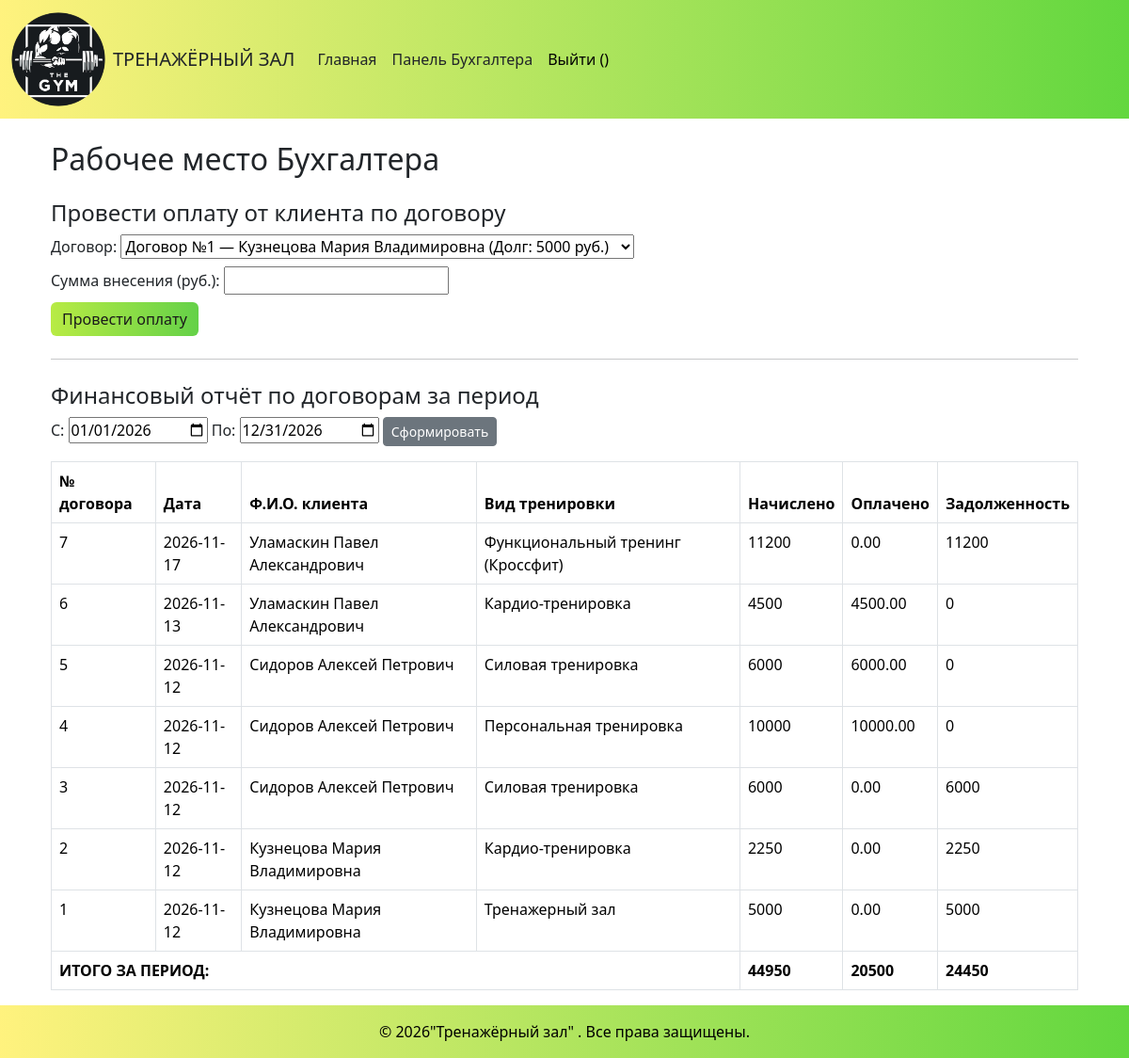
Screenshot of /bux.php with the database file from the repository.
### tables this page shows
CREATE TABLE `contracts` (
  `id` int(11) NOT NULL,
  `contract_date` date NOT NULL,
  `client_id` int(11) NOT NULL,
  `trainer_id` int(11) NOT NULL,
  `workout_type_id` int(11) NOT NULL,
  `visit_days` varchar(100) NOT NULL,
  `total_workouts` int(11) NOT NULL,
  `paid_amount` decimal(10,2) NOT NULL DEFAULT '0.00'
);

CREATE TABLE `user` (
  `id` int(11) NOT NULL,
  `fio` varchar(150) NOT NULL,
  `login` varchar(50) NOT NULL,
  `password` varchar(100) NOT NULL,
  `role` enum('директор','регистратор','бухгалтер','тренер','клиент') NOT NULL,
  `email` varchar(100) DEFAULT NULL,
  `phone` varchar(20) DEFAULT NULL
);

CREATE TABLE `workout_types` (
  `id` int(11) NOT NULL,
  `title` varchar(100) NOT NULL,
  `price` decimal(10,2) NOT NULL,
  `img` varchar(255) DEFAULT NULL,
  `price_factor` decimal(4,2) NOT NULL DEFAULT '0.30'
);

### bux.php (the view, shortened to what this page needs)
<?php
include 'temp/bd.php';
include 'temp/head.php';
include 'temp/nav_buhgaltera.php';
$date_from = isset($_GET['from']) ? $_GET['from'] : '2026-01-01';
$date_to = isset($_GET['to']) ? $_GET['to'] : '2026-12-31';
?>
<div class="container mt-4">
    <h2>Рабочее место Бухгалтера</h2>
    <h4 class="mt-4">Провести оплату от клиента по договору</h4>
    <form method="POST">
        <div class="mb-2">
            Договор:
            <select name="contract_id" required>
                <?php
                $c_sql = "SELECT c.id, u.fio, c.total_workouts, c.paid_amount, wt.price
                          FROM contracts c
                          JOIN user u ON c.client_id = u.id
                          JOIN workout_types wt ON c.workout_type_id = wt.id";
                $c_res = mysqli_query($mysqli, $c_sql);
                while ($r = mysqli_fetch_assoc($c_res)) {
                    $debt = ($r['total_workouts'] * $r['price']) - $r['paid_amount'];
                    if ($debt <= 0) {
                        continue;
                    }
                    echo "<option value='{$r['id']}'>Договор №{$r['id']} — {$r['fio']} (Долг: {$debt} руб.)</option>";
                }
                ?>
            </select>
        </div>
        <div class="mb-2">
            Сумма внесения (руб.): <input type="number" step="0.01" min="0.01" name="pay_sum" required>
        </div>
      <div class="d-flex justify-content-between align-items-center gap-3">
           <button type="submit" class="btn" style="background: linear-gradient(90deg, #b8eb44 0%, #64d148 100%); color: #1a1a1a; border: none; font-weight: 500;">Провести оплату</button>
</div>
    </form>
    <hr class="my-4">
    <h4>Финансовый отчёт по договорам за период</h4>
    <form method="GET" class="mb-3">
        С: <input type="date" name="from" value="<?php echo $date_from; ?>">
        По: <input type="date" name="to" value="<?php echo $date_to; ?>">
        <button type="submit" class="btn btn-secondary btn-sm">Сформировать</button>
    </form>
    <table class="table table-bordered">
        <thead>
            <tr>
                <th>№ договора</th>
                <th>Дата</th>
                <th>Ф.И.О. клиента</th>
                <th>Вид тренировки</th>
                <th>Начислено</th>
                <th>Оплачено</th>
                <th>Задолженность</th>
            </tr>
        </thead>
        <tbody>
            <?php
            $query = "SELECT c.id, c.contract_date, cl.fio AS client_fio, wt.title,
                             c.total_workouts, c.paid_amount, wt.price
                      FROM contracts c
                      JOIN user cl ON c.client_id = cl.id
                      JOIN workout_types wt ON c.workout_type_id = wt.id
                      WHERE c.contract_date BETWEEN '$date_from' AND '$date_to'
                      ORDER BY c.id DESC";
            $res = mysqli_query($mysqli, $query);
            $total_accrued = 0;
            $total_paid = 0;
            $total_debt = 0;
            while ($row = mysqli_fetch_assoc($res)) {
                $accrued = $row['total_workouts'] * $row['price'];
                $debt = $accrued - $row['paid_amount'];
                $total_accrued += $accrued;
                $total_paid += $row['paid_amount'];
                $total_debt += $debt;
                echo "<tr>
                    <td>{$row['id']}</td>
                    <td>{$row['contract_date']}</td>
                    <td>{$row['client_fio']}</td>
                    <td>{$row['title']}</td>
                    <td>{$accrued}</td>
                    <td>{$row['paid_amount']}</td>
                    <td>{$debt}</td>
                </tr>";
            }
            ?>
            <tr>
                <th colspan="4">ИТОГО ЗА ПЕРИОД:</th>
                <th><?php echo $total_accrued; ?></th>
                <th><?php echo $total_paid; ?></th>
                <th><?php echo $total_debt; ?></th>
            </tr>
        </tbody>
    </table>
</div>
<?php include 'temp/footer.php'; ?>

### css/style.css (style rules this page uses)
* { margin: 0; box-sizing: border-box; }

### rows the page displays
contracts: id "7", contract_date "2026-11-17", client.fio "Уламаскин Павел Александрович", workout_type.title "Функциональный тренинг (Кроссфит)", total_workouts.price "11200", paid_amount "0.00", debt "11200"
contracts: id "6", contract_date "2026-11-13", client.fio "Уламаскин Павел Александрович", workout_type.title "Кардио-тренировка", total_workouts.price "4500", paid_amount "4500.00", debt "0"
contracts: id "5", contract_date "2026-11-12", client.fio "Сидоров Алексей Петрович", workout_type.title "Силовая тренировка", total_workouts.price "6000", paid_amount "6000.00", debt "0"
contracts: id "4", contract_date "2026-11-12", client.fio "Сидоров Алексей Петрович", workout_type.title "Персональная тренировка", total_workouts.price "10000", paid_amount "10000.00", debt "0"
contracts: id "3", contract_date "2026-11-12", client.fio "Сидоров Алексей Петрович", workout_type.title "Силовая тренировка", total_workouts.price "6000", paid_amount "0.00", debt "6000"
contracts: id "2", contract_date "2026-11-12", client.fio "Кузнецова Мария Владимировна", workout_type.title "Кардио-тренировка", total_workouts.price "2250", paid_amount "0.00", debt "2250"
contracts: id "1", contract_date "2026-11-12", client.fio "Кузнецова Мария Владимировна", workout_type.title "Тренажерный зал", total_workouts.price "5000", paid_amount "0.00", debt "5000"

### other values shown
$total_accrued "44950"
$total_paid "20500"
$total_debt "24450"
